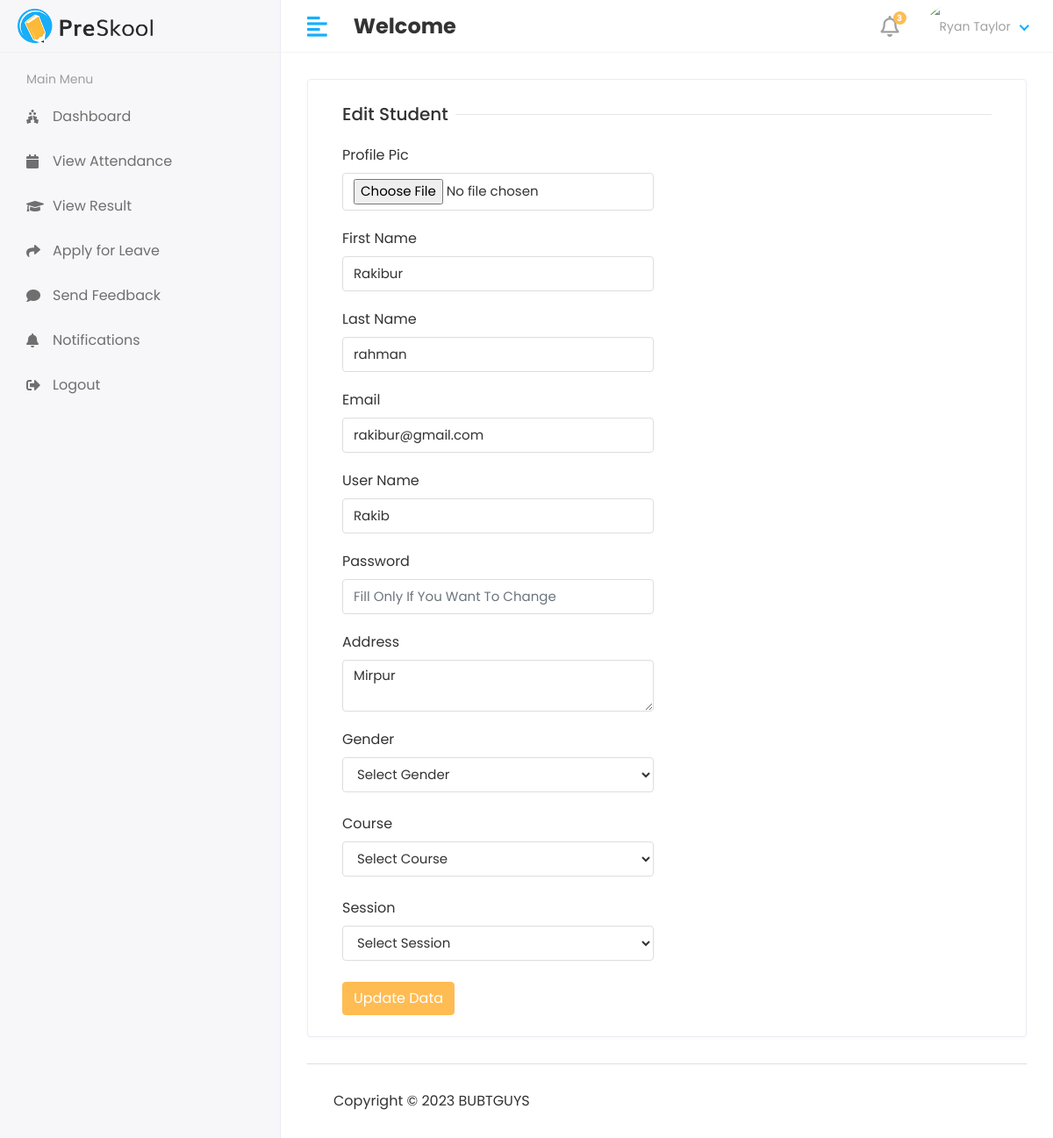
The page /admin1/student/edit/1 on the database as committed earlier.
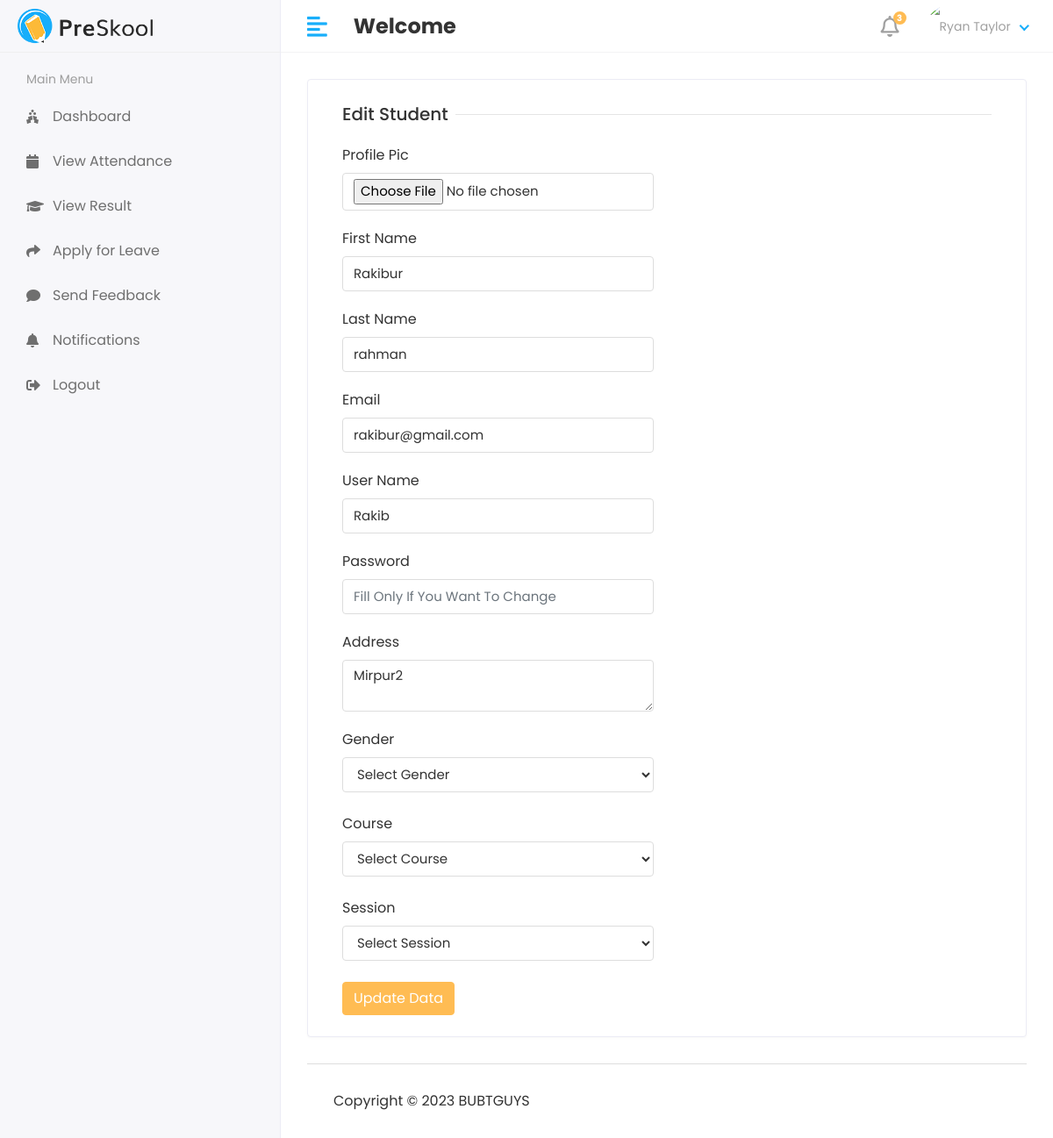
The same page on the database as committed later.
### app/models.py (models this page shows, shortened)
class Student(models.Model):
    admin=models.OneToOneField(CustomUser,on_delete=models.CASCADE)
    address=models.TextField()
    gender=models.CharField(max_length=100)
    course_id=models.ForeignKey(Course,on_delete=models.DO_NOTHING)
    session_year_id= models.ForeignKey(Session_Year,on_delete=models.DO_NOTHING)
    created_at = models.DateTimeField(auto_now_add=True)
    updated_at = models.DateTimeField(auto_now=True)

class CustomUser(AbstractUser):
    USER=(
        (1,'Admin'),
        (2, 'Staff'),
        (3, 'Student'),
    )
    user_type=models.CharField(choices=USER,max_length=50,default=1)
    profile_pic=models.ImageField(upload_to='media/profile_pic')

### ticket/admin1.py (the view)
# urls.py: path('admin1/student/edit/<str:id>',admin1.EDIT_STUDENT,name='edit_student'),
def EDIT_STUDENT(request,id):
    student=Student.objects.filter(id=id)
    course=Course.objects.all()
    session_year=Session_Year.objects.all()
    context={
        'student':student,
        'course':course,
        'session_year':session_year,
    }
    return render(request,'admin1/edit_student.html',context)

### templates/admin1/edit_student.html (shortened to what the changed rows need)
{% extends 'base.html' %}
{% block content %}
 <div class="row">
                  <div class="col-sm-12">
                     <div class="card">
                        <div class="card-body">
                           <form method="post" action="{% url 'update_student' %}" enctype="multipart/form-data">
                                 <div class="col-12 col-sm-6">
                                    <div class="form-group">
                                       <label>First Name</label>
                                       <input type="text" class="form-control" name="first_name" value="{% for i in student %}{{i.admin.first_name}}{% endfor %}" >
                                    </div>
                                 </div>
                                 <div class="col-12 col-sm-6">
                                    <div class="form-group">
                                       <label>Last Name</label>
                                       <input type="text" class="form-control" name="last_name" value="{% for i in student %}{{i.admin.last_name}}{% endfor %}">
                                    </div>
                                 </div>
                                 <div class="col-12 col-sm-6">
                                    <div class="form-group">
                                       <label>Email</label>
                                       <input type="text" class="form-control" name="email" value="{% for i in student %}{{i.admin.email}}{% endfor %}"  >
                                    </div>
                                 </div>
                                 <div class="col-12 col-sm-6">
                                    <div class="form-group">
                                       <label>User Name</label>
                                       <input type="text" class="form-control" name="username" value="{% for i in student %}{{i.admin.username}}{% endfor %}">
                                    </div>
                                 </div>
                               <div class="col-12 col-sm-6">
                                   <div class="form-group">
                                    <label>Address</label>
                                    <textarea class="form-control" name="address" required>{% for i in student %}{{i.address}}{% endfor %}</textarea>
                                   </div>
                               </div>
                               <br>
                                <br>
                               <br>
                           </form>
                        </div>
                     </div>
                  </div>
               </div>
{% endblock %}

Rows that differ between the two databases and show on the page:
changed Student "Rakibur": address "Mirpur" → "Mirpur2"
